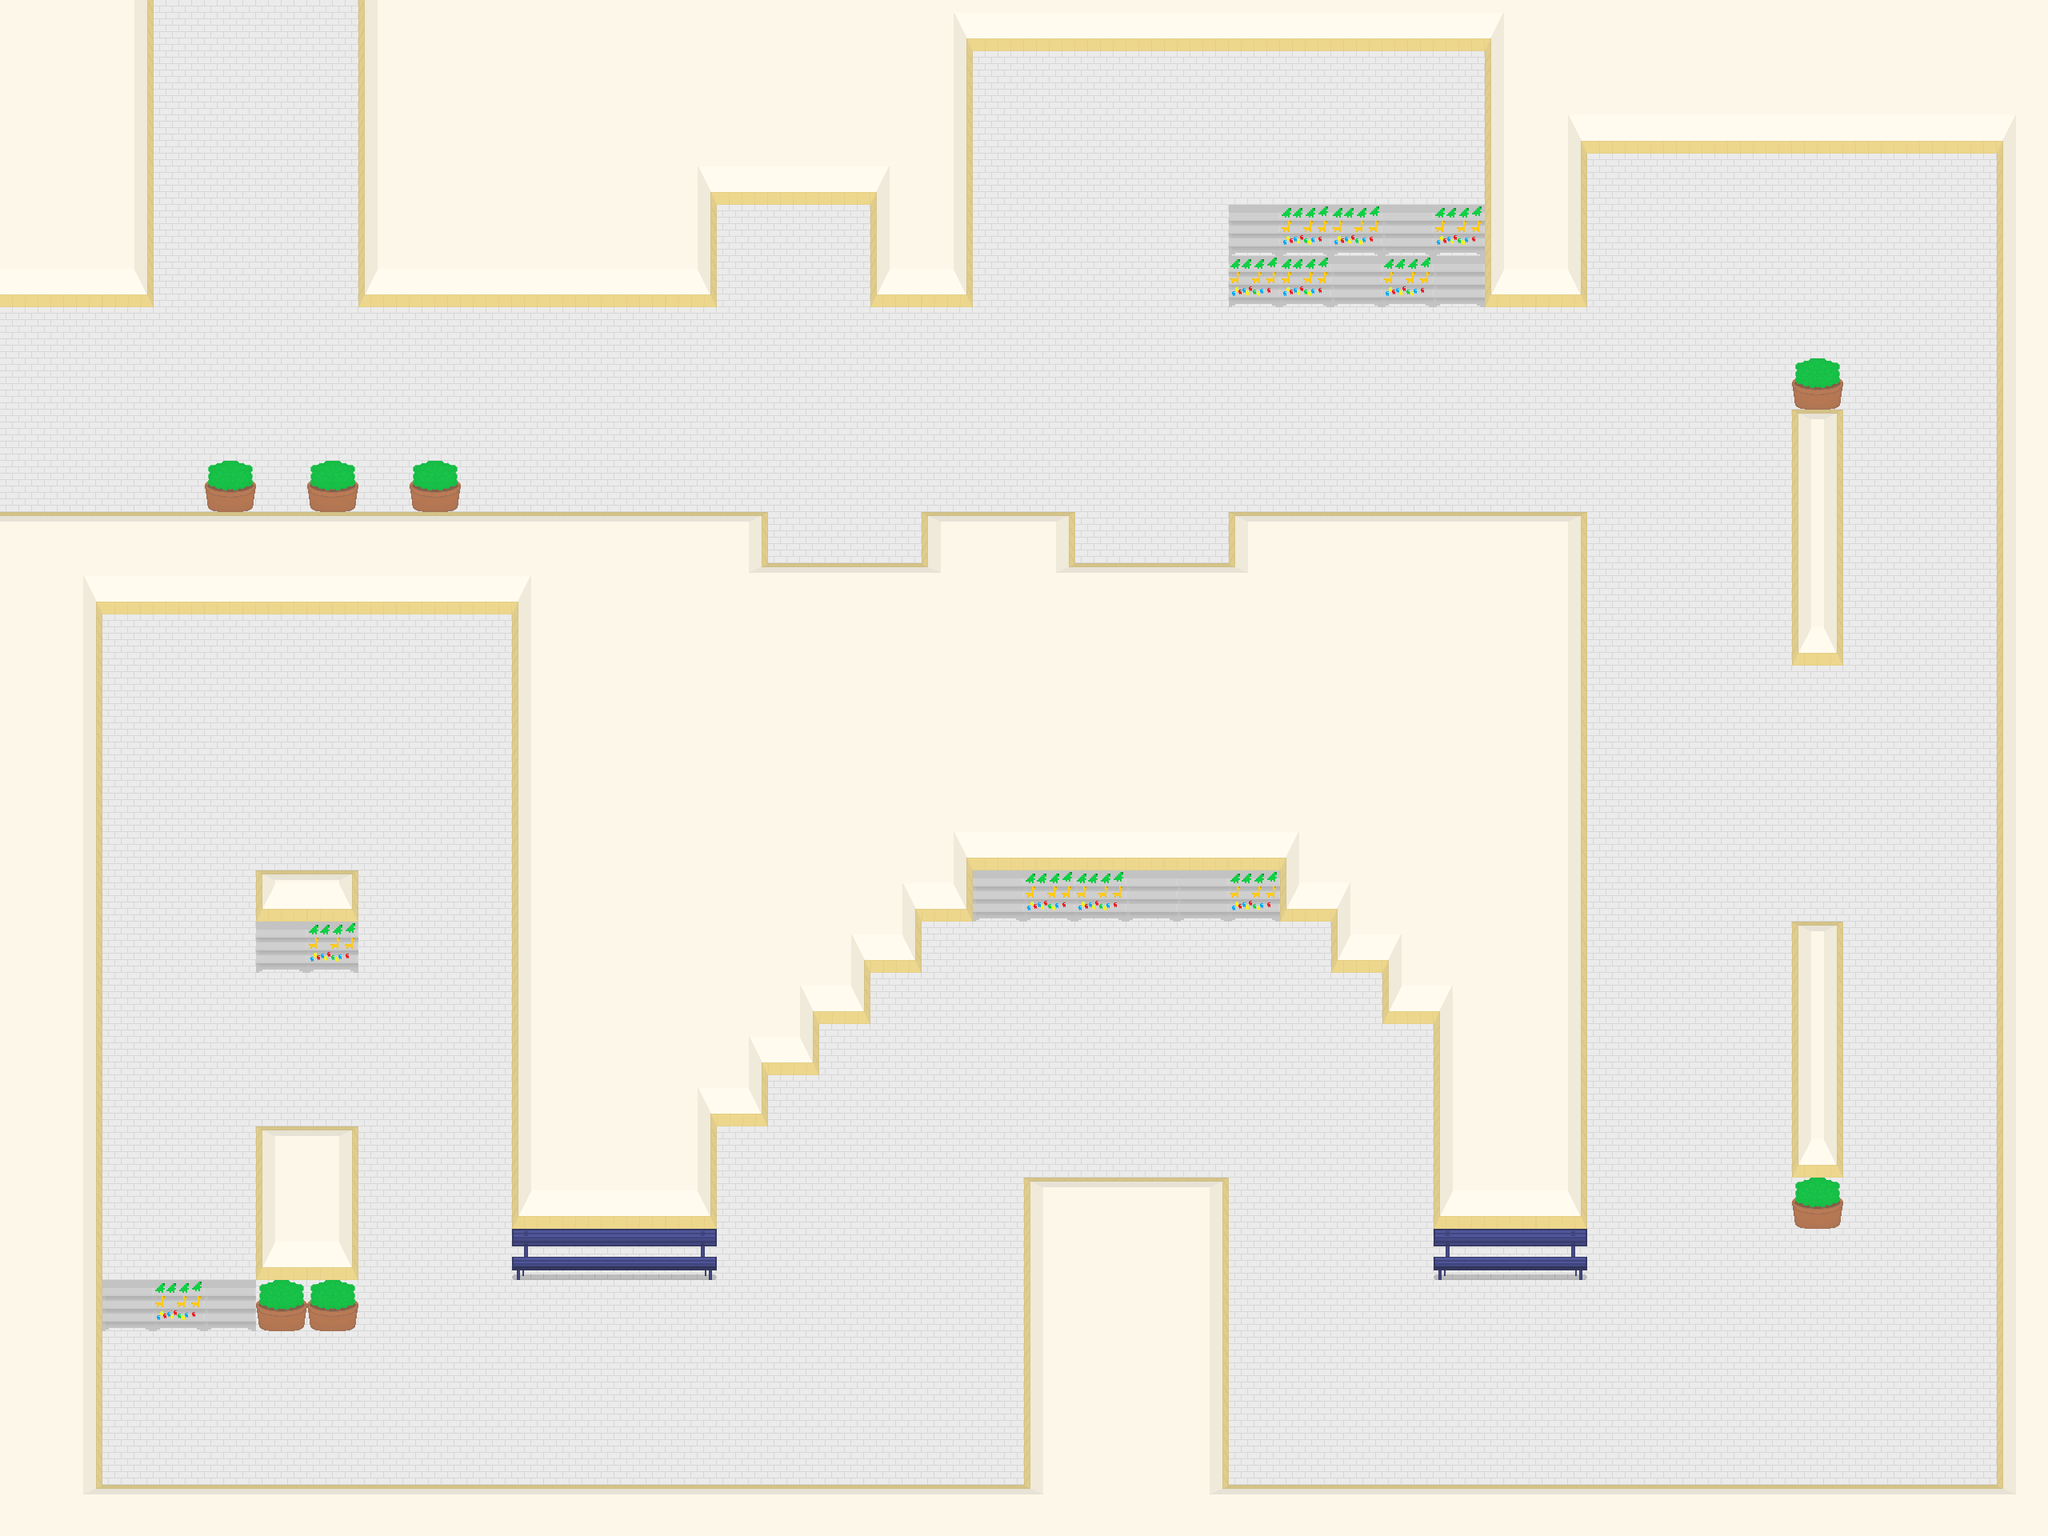

This is a level from a 2D game, rendered from its Tiled map with the project's own tilesets. A one-line summary and the map file follow, with tile-layer data summarised:
An orthogonal 40x30 tile map with 64x64 px tiles, 2 tile layers (Background, Walls) and 101 objects (68x path, 5x guard, 5x p_clique, 5x y_clique, 4x g_clique, ...).

<map version="1.8" tiledversion="1.8.5" orientation="orthogonal" renderorder="right-down" width="40" height="30" tilewidth="64" tileheight="64" infinite="0" nextlayerid="5" nextobjectid="106">
 <editorsettings>
  <export target="tilemap_level4.json" format="json" />
 </editorsettings>
 <tileset firstgid="1" name="MallTileSet" tilewidth="64" tileheight="64" spacing="2" margin="1" tilecount="49" columns="7">
  <image source="MallTileSet.png" width="462" height="462" />
  <tile id="0">
   <properties>
    <property name="collides" type="bool" value="true" />
   </properties>
  </tile>
  <tile id="1">
   <properties>
    <property name="collides" type="bool" value="true" />
   </properties>
  </tile>
  <tile id="2">
   <properties>
    <property name="collides" type="bool" value="true" />
   </properties>
  </tile>
  <tile id="6">
   <properties>
    <property name="collides" type="bool" value="true" />
   </properties>
  </tile>
  <tile id="7">
   <properties>
    <property name="collides" type="bool" value="true" />
   </properties>
  </tile>
  <tile id="8">
   <properties>
    <property name="collides" type="bool" value="true" />
   </properties>
  </tile>
  <tile id="9">
   <properties>
    <property name="collides" type="bool" value="true" />
   </properties>
  </tile>
  <tile id="14">
   <properties>
    <property name="collides" type="bool" value="true" />
   </properties>
  </tile>
  <tile id="15">
   <properties>
    <property name="collides" type="bool" value="true" />
   </properties>
  </tile>
  <tile id="16">
   <properties>
    <property name="collides" type="bool" value="true" />
   </properties>
  </tile>
  <tile id="22">
   <properties>
    <property name="collides" type="bool" value="true" />
   </properties>
  </tile>
  <tile id="23">
   <properties>
    <property name="collides" type="bool" value="true" />
   </properties>
  </tile>
  <tile id="28">
   <properties>
    <property name="collides" type="bool" value="true" />
   </properties>
  </tile>
  <tile id="29">
   <properties>
    <property name="collides" type="bool" value="true" />
   </properties>
  </tile>
  <tile id="30">
   <properties>
    <property name="collides" type="bool" value="true" />
   </properties>
  </tile>
  <tile id="31">
   <properties>
    <property name="collides" type="bool" value="true" />
   </properties>
  </tile>
  <tile id="32">
   <properties>
    <property name="collides" type="bool" value="true" />
   </properties>
  </tile>
  <tile id="33">
   <properties>
    <property name="collides" type="bool" value="true" />
   </properties>
  </tile>
  <tile id="34">
   <properties>
    <property name="collides" type="bool" value="true" />
   </properties>
  </tile>
  <tile id="35">
   <properties>
    <property name="collides" type="bool" value="true" />
   </properties>
  </tile>
  <tile id="36">
   <properties>
    <property name="collides" type="bool" value="true" />
   </properties>
  </tile>
  <tile id="37">
   <properties>
    <property name="collides" type="bool" value="true" />
   </properties>
  </tile>
  <tile id="42">
   <properties>
    <property name="collides" type="bool" value="true" />
   </properties>
  </tile>
  <tile id="43">
   <properties>
    <property name="collides" type="bool" value="true" />
   </properties>
  </tile>
  <tile id="44">
   <properties>
    <property name="collides" type="bool" value="true" />
   </properties>
  </tile>
 </tileset>
 <layer id="1" name="Background" width="40" height="30" locked="1">
  <data>[1200 cells, 1200 non-empty, 1 distinct tile ids]</data>
 </layer>
 <objectgroup id="2" name="Player" locked="1">
  <object id="3" name="player" gid="6" x="286.182" y="159.273" width="64" height="64" />
 </objectgroup>
 <objectgroup id="3" name="Objects">
  <object id="1" name="level_goal" gid="26" x="70.0606" y="542.303" width="64" height="64" />
  <object id="2" name="r_keycard" gid="13" x="192" y="896" width="64" height="64" />
  <object id="4" name="guard" gid="25" x="512" y="1344" width="64" height="64" />
  <object id="5" name="path" gid="26" x="448" y="1344" width="64" height="64" />
  <object id="7" name="path" gid="26" x="384" y="1344" width="64" height="64" />
  <object id="8" name="path" gid="26" x="320" y="1344" width="64" height="64" />
  <object id="9" name="path" gid="26" x="256" y="1344" width="64" height="64" />
  <object id="10" name="path" gid="26" x="192" y="1344" width="64" height="64" />
  <object id="11" name="path" gid="26" x="192" y="1280" width="64" height="64" />
  <object id="12" name="path" gid="26" x="192" y="1216" width="64" height="64" />
  <object id="13" name="path" gid="26" x="192" y="1152" width="64" height="64" />
  <object id="14" name="path" gid="26" x="192" y="1088" width="64" height="64" />
  <object id="15" name="path" gid="26" x="192" y="1024" width="64" height="64" />
  <object id="16" name="path" gid="26" x="256" y="1024" width="64" height="64" />
  <object id="17" name="path" gid="26" x="320" y="1024" width="64" height="64" />
  <object id="18" name="path" gid="26" x="384" y="1024" width="64" height="64" />
  <object id="19" name="path" gid="26" x="448" y="1024" width="64" height="64" />
  <object id="20" name="path" gid="26" x="512" y="1024" width="64" height="64" />
  <object id="21" name="path" gid="26" x="512" y="1088" width="64" height="64" />
  <object id="22" name="path" gid="26" x="512" y="1152" width="64" height="64" />
  <object id="23" name="p_clique" gid="12" x="512" y="896" width="64" height="64" />
  <object id="24" name="p_store" gid="11" x="192" y="1792" width="64" height="64" />
  <object id="25" name="y_store" gid="18" x="320" y="1792" width="64" height="64" />
  <object id="26" name="y_clique" gid="19" x="192" y="1536" width="64" height="64" />
  <object id="27" name="g_clique" gid="5" x="1408" y="640" width="64" height="64" />
  <object id="29" name="y_clique" gid="19" x="704" y="512" width="64" height="64" />
  <object id="30" name="g_store" gid="4" x="960" y="384" width="64" height="64" />
  <object id="31" name="b_keycard" gid="20" x="1728" y="192" width="64" height="64" />
  <object id="32" name="guard" gid="25" x="832" y="512" width="64" height="64" />
  <object id="33" name="path" gid="26" x="896" y="512" width="64" height="64" />
  <object id="34" name="path" gid="26" x="960" y="512" width="64" height="64" />
  <object id="35" name="path" gid="26" x="1024" y="512" width="64" height="64" />
  <object id="36" name="path" gid="26" x="1088" y="512" width="64" height="64" />
  <object id="37" name="path" gid="26" x="1152" y="512" width="64" height="64" />
  <object id="38" name="path" gid="26" x="1216" y="512" width="64" height="64" />
  <object id="39" name="path" gid="26" x="1280" y="512" width="64" height="64" />
  <object id="40" name="path" gid="26" x="1344" y="512" width="64" height="64" />
  <object id="41" name="path" gid="26" x="1344" y="448" width="64" height="64" />
  <object id="42" name="path" gid="26" x="1344" y="384" width="64" height="64" />
  <object id="43" name="path" gid="26" x="1344" y="320" width="64" height="64" />
  <object id="44" name="path" gid="26" x="1344" y="256" width="64" height="64" />
  <object id="45" name="path" gid="26" x="1344" y="192" width="64" height="64" />
  <object id="46" name="path" gid="26" x="1408" y="192" width="64" height="64" />
  <object id="47" name="path" gid="26" x="1472" y="192" width="64" height="64" />
  <object id="48" name="path" gid="26" x="1536" y="192" width="64" height="64" />
  <object id="49" name="p_store" gid="11" x="1600" y="512" width="64" height="64" />
  <object id="50" name="p_clique" gid="12" x="1024" y="640" width="64" height="64" />
  </objectgroup>
 <layer id="4" name="Walls" width="40" height="30">
  <data>[1200 cells, 541 non-empty, 24 distinct tile ids]</data>
 </layer>
</map>
<!-- 53 of 101 objects omitted -->
